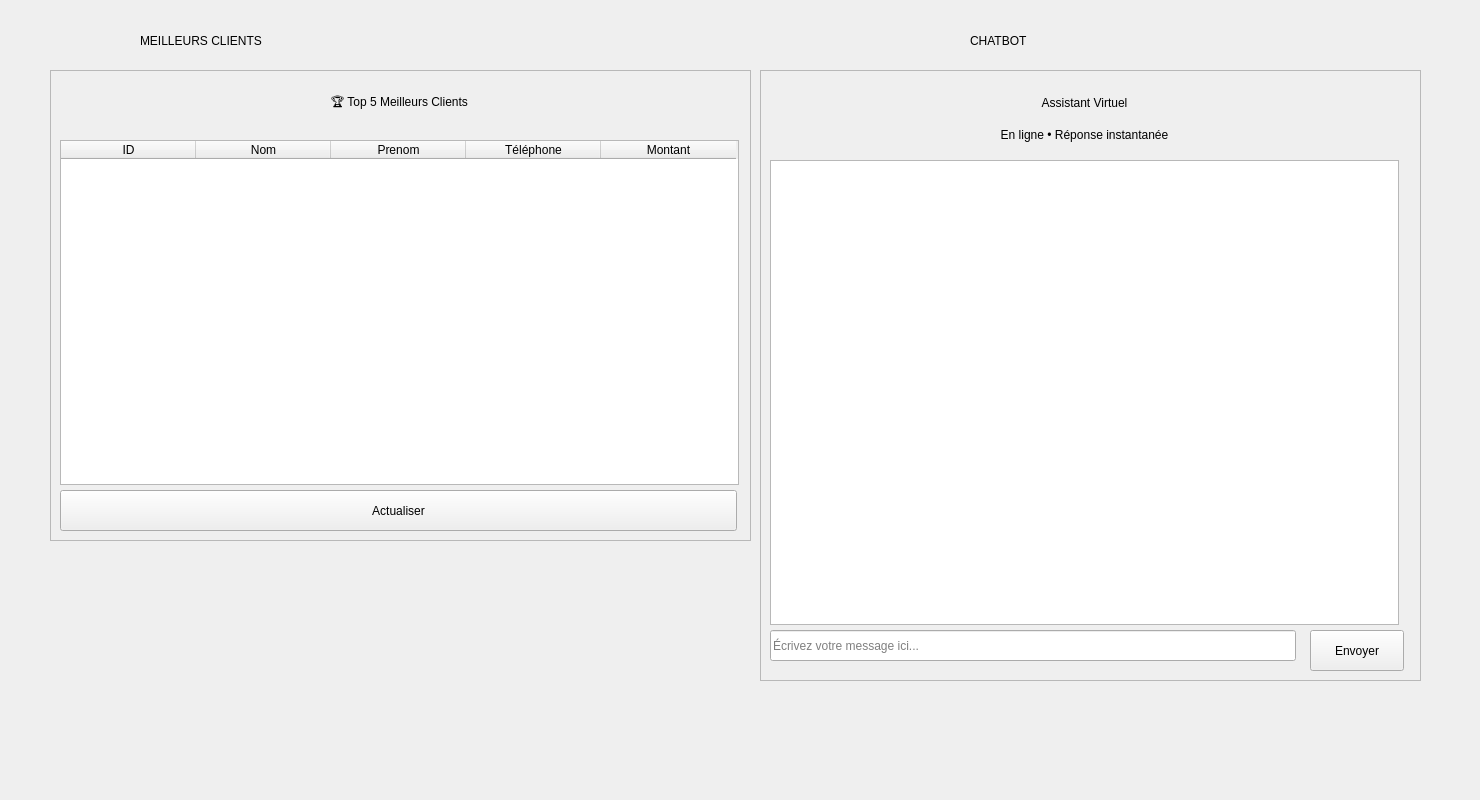
    <widget class="QWidget" name="page_7">
     <widget class="QPushButton" name="pushButton_7c_5">
      <property name="geometry">
       <rect>
        <x>0</x>
        <y>730</y>
        <width>71</width>
        <height>61</height>
       </rect>
      </property>
      <property name="styleSheet">
       <string notr="true">border:none;image: url(:/res/en-arriere.png);
background-color:transparent;
</string>
      </property>
      <property name="text">
       <string/>
      </property>
     </widget>
     <widget class="QFrame" name="frame_17">
      <property name="geometry">
       <rect>
        <x>50</x>
        <y>70</y>
        <width>701</width>
        <height>471</height>
       </rect>
      </property>
      <property name="frameShape">
       <enum>QFrame::Shape::StyledPanel</enum>
      </property>
      <property name="frameShadow">
       <enum>QFrame::Shadow::Raised</enum>
      </property>
      <widget class="QFrame" name="headerFrame_6">
       <property name="geometry">
        <rect>
         <x>10</x>
         <y>10</y>
         <width>679</width>
         <height>47</height>
        </rect>
       </property>
       <layout class="QVBoxLayout" name="_12">
        <item>
         <widget class="QLabel" name="labelTitle_7">
          <property name="text">
           <string>🏆 Top 5 Meilleurs Clients</string>
          </property>
          <property name="alignment">
           <set>Qt::AlignmentFlag::AlignCenter</set>
          </property>
         </widget>
        </item>
       </layout>
      </widget>
      <widget class="QPushButton" name="btnRefresh_4">
       <property name="geometry">
        <rect>
         <x>10</x>
         <y>420</y>
         <width>677</width>
         <height>41</height>
        </rect>
       </property>
       <property name="text">
        <string>Actualiser</string>
       </property>
      </widget>
     </widget>
     <widget class="QTableWidget" name="tableTopClients_4">
      <property name="geometry">
       <rect>
        <x>60</x>
        <y>140</y>
        <width>679</width>
        <height>345</height>
       </rect>
      </property>
      <property name="columnCount">
       <number>5</number>
      </property>
      <attribute name="horizontalHeaderDefaultSectionSize">
       <number>135</number>
      </attribute>
      <column>
       <property name="text">
        <string>ID</string>
       </property>
      </column>
      <column>
       <property name="text">
        <string>Nom</string>
       </property>
      </column>
      <column>
       <property name="text">
        <string>Prenom</string>
       </property>
      </column>
      <column>
       <property name="text">
        <string>Téléphone</string>
       </property>
      </column>
      <column>
       <property name="text">
        <string>Montant</string>
       </property>
      </column>
     </widget>
     <widget class="QTextEdit" name="textEditConversation_4">
      <property name="geometry">
       <rect>
        <x>770</x>
        <y>160</y>
        <width>629</width>
        <height>465</height>
       </rect>
      </property>
      <property name="readOnly">
       <bool>true</bool>
      </property>
     </widget>
     <widget class="QFrame" name="headerFrame_7">
      <property name="geometry">
       <rect>
        <x>770</x>
        <y>80</y>
        <width>629</width>
        <height>77</height>
       </rect>
      </property>
      <layout class="QVBoxLayout" name="_13">
       <item>
        <widget class="QLabel" name="labelTitle_6">
         <property name="text">
          <string>Assistant Virtuel</string>
         </property>
         <property name="alignment">
          <set>Qt::AlignmentFlag::AlignCenter</set>
         </property>
        </widget>
       </item>
       <item>
        <widget class="QLabel" name="labelStatus_4">
         <property name="text">
          <string>En ligne • Réponse instantanée</string>
         </property>
         <property name="alignment">
          <set>Qt::AlignmentFlag::AlignCenter</set>
         </property>
        </widget>
       </item>
      </layout>
     </widget>
     <widget class="QPushButton" name="btnSend_4">
      <property name="geometry">
       <rect>
        <x>1310</x>
        <y>630</y>
        <width>94</width>
        <height>41</height>
       </rect>
      </property>
      <property name="text">
       <string>Envoyer</string>
      </property>
     </widget>
     <widget class="QLineEdit" name="lineEditMessage_4">
      <property name="geometry">
       <rect>
        <x>770</x>
        <y>630</y>
        <width>526</width>
        <height>31</height>
       </rect>
      </property>
      <property name="placeholderText">
       <string>Écrivez votre message ici...</string>
      </property>
     </widget>
     <widget class="QFrame" name="frame_18">
      <property name="geometry">
       <rect>
        <x>760</x>
        <y>70</y>
        <width>661</width>
        <height>611</height>
       </rect>
      </property>
      <property name="frameShape">
       <enum>QFrame::Shape::StyledPanel</enum>
      </property>
      <property name="frameShadow">
       <enum>QFrame::Shadow::Raised</enum>
      </property>
     </widget>
     <widget class="QLabel" name="label_38">
      <property name="geometry">
       <rect>
        <x>140</x>
        <y>10</y>
        <width>531</width>
        <height>61</height>
       </rect>
      </property>
      <property name="styleSheet">
       <string notr="true"/>
      </property>
      <property name="text">
       <string>MEILLEURS CLIENTS</string>
      </property>
     </widget>
     <widget class="QLabel" name="label_39">
      <property name="geometry">
       <rect>
        <x>970</x>
        <y>10</y>
        <width>501</width>
        <height>61</height>
       </rect>
      </property>
      <property name="styleSheet">
       <string notr="true"/>
      </property>
      <property name="text">
       <string>CHATBOT</string>
      </property>
     </widget>
     <zorder>frame_18</zorder>
     <zorder>pushButton_7c_5</zorder>
     <zorder>frame_17</zorder>
     <zorder>tableTopClients_4</zorder>
     <zorder>textEditConversation_4</zorder>
     <zorder>headerFrame_7</zorder>
     <zorder>btnSend_4</zorder>
     <zorder>lineEditMessage_4</zorder>
     <zorder>label_38</zorder>
     <zorder>label_39</zorder>
    </widget>
